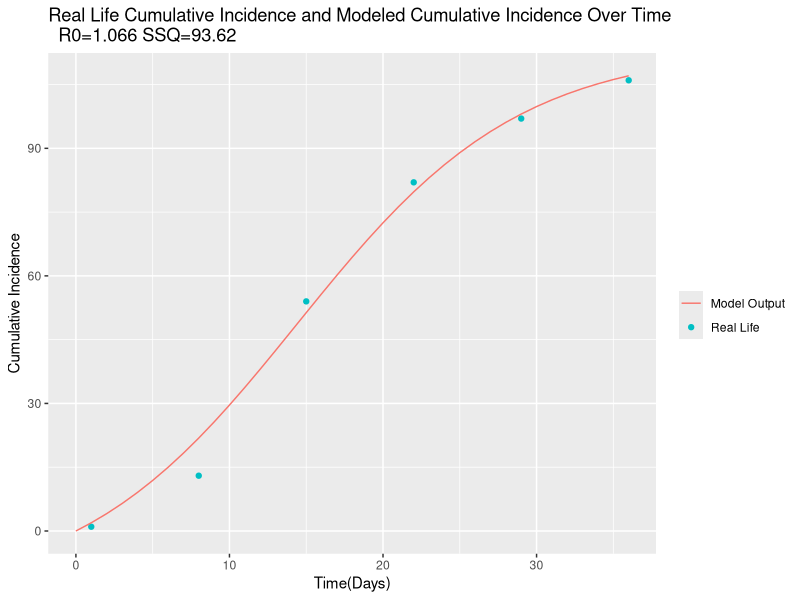

R code for this plot:
  library (deSolve)
  library (ggplot2)
  library (reshape2)
  
  initial_state_values <- c(S = 837, 
                            I = 1,
                            R = 0,
                            cum_incid = 0)
  
  
  times <- seq(from = 0, to = 36, by = 1)
  
  sir_model <- function(time, state, parameters) {  
    with(as.list(c(state, parameters)), {
      
      N <- S+I+R
      new_infections <- beta*S*I/N
      dS <- -new_infections
      dI <- new_infections-gamma*I
      dR <- gamma*I
     
      
      
      
      return(list(c(dS,dI,dR, new_infections))) 
    })
    
  }
  
  SIR_SSQ <- function(parameters, dat){
    
    result <- as.data.frame(ode(y = initial_state_values, 
                                times = times, 
                                func = sir_model,
                                parms = parameters))
    
    dat <- na.omit(dat)  
    
    deltas2 <- (result$cum_incid[result$time %in% dat$time]  
                - dat$cum_incid)^2                             
    SSQ   <- sum(deltas2)
    
    return(SSQ)
    
  }
  
  
  flu_dat <- data.frame(time = c(1:36), 
                        cum_incid = c(1,NA,NA,NA,NA,NA,NA,13,NA,NA,NA,NA,NA,NA,54,NA,NA,NA,NA,NA,NA,82,NA,NA,NA,NA,NA,NA,97,NA,NA,NA,NA,NA,NA,106))
  
  
  beta_start <- 1
  gamma_start <- 0.5
  
  
  
  optimised <- optim(par = c(beta = beta_start,
                             gamma = gamma_start
                             
  )      # these are the starting beta 
  # and gamma that will be fed 
  # first, into SSQ_fn
  , fn = SIR_SSQ
  , dat = flu_dat)
  
  
  optimised 
  
  optimised$par
  
  opt_mod <- as.data.frame(ode(y = initial_state_values  # named vector of initial
                               # state values
                               , times = times            # vector of times
                               ,  func = sir_model           # your predefined SIR function
                               , parms = optimised$par))
  
  require(ggplot2)
  
  
  opt_plot <- ggplot()+xlab("Time(Days)")+ylab("Cumulative Incidence")+ggtitle("Real Life Cumulative Incidence and Modeled Cumulative Incidence Over Time
  R0=1.066 SSQ=93.62")+
  
  geom_point(aes(x = time, y = cum_incid,colour = "Real Life") 
                                    , data = flu_dat)+
  geom_line(aes(x = time, y = cum_incid,colour = "Model Output")
                                   , data = opt_mod)+labs(colour="")
  
  opt_plot
